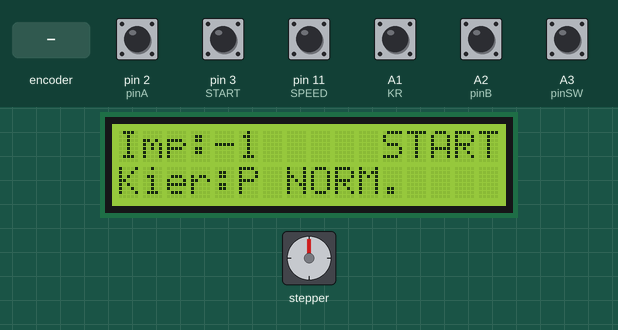
Simulated run of this sketch. Board: Arduino Uno, built with avr-gcc and run on an emulated ATmega328P. Shown: stepper motor, 16×2 character LCD. Wiring (inferred from the names in the program): stepper motor driver (200 steps per turn assumed): step pin 9; direction pin 8; enable pin 10. Inputs (shaded band) come from the test bench; at power-on: A1 (KR), A2 (pinB), A3 (pinSW), pin 2 (pinA), pin 3 (START), pin 11 (SPEED) HIGH.

Above: at 3.2 s.
3.3 s: pin 3 (START) pulled LOW for 0.15 s
At 3.37 s:
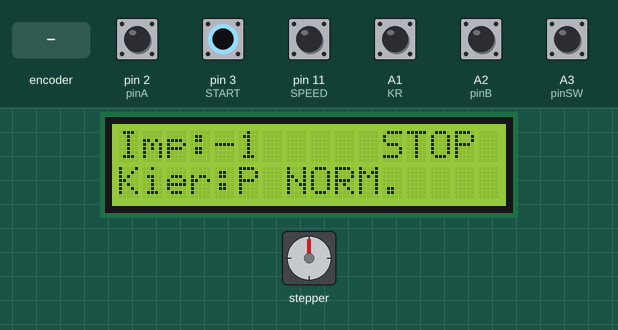
4.9 s: pin 11 (SPEED) pulled LOW for 0.15 s
At 4.97 s:
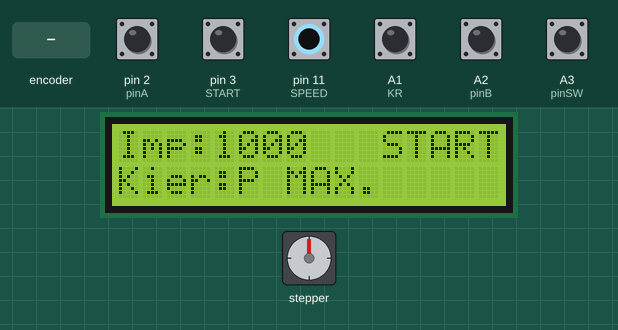
6.5 s: A1 (KR) pulled LOW for 0.15 s
At 6.57 s:
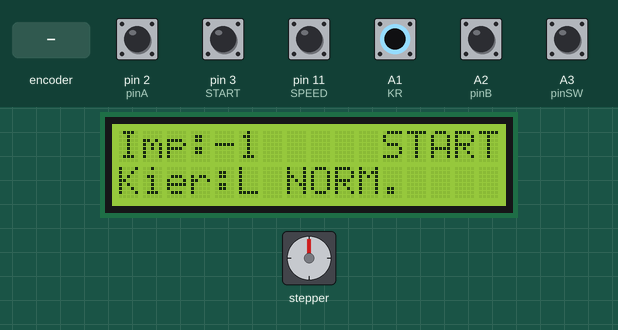
8.1 s: A3 (pinSW) pulled LOW for 0.15 s
At 8.6 s:
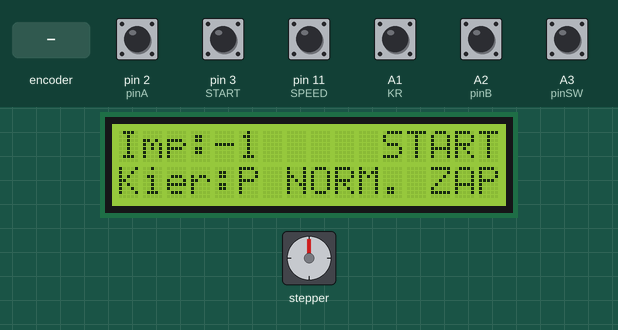
10.6 s: rotary encoder on pin 2 (pinA) / A2 (pinB) turned 3 steps (first pin leading)
At 11.5 s:
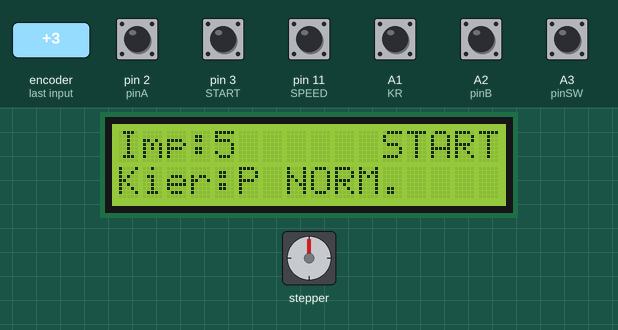
12.7 s: pin 3 (START) pulled LOW for 1 s
At 13.25 s:
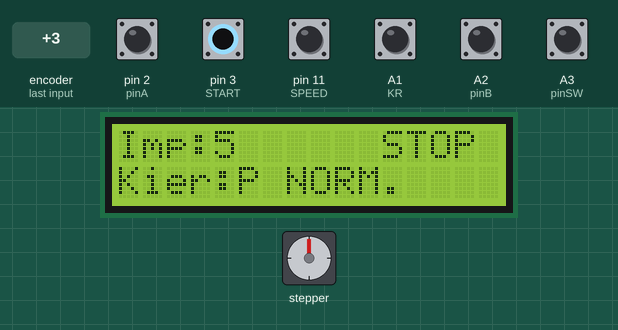
Timing chart, 0 to 15.7 s (numbered marks = the images above; inputs shaded):
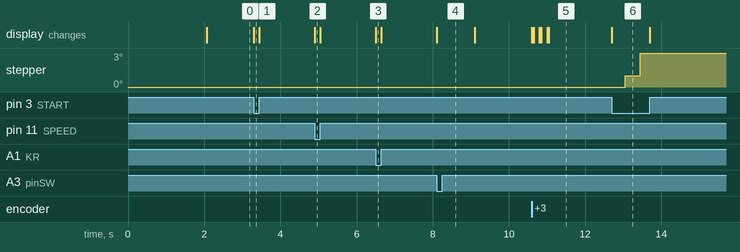

The sketch:

sterownik_prototyp.ino
```cpp
#include <LiquidCrystal.h>
#include <EEPROM.h>

// Definicja pinów wyświetlacza
#define rs 12
#define en 13
#define d4 4
#define d5 5
#define d6 6
#define d7 7

// Definicja pinów sterowania TB6600
#define KR A1 //definicja pinu zmiany kierunku ruchu
#define START 3 //definicja pinu zmiany start/stop
#define SPEED 11 //definicja pinu zmiany NORMAL/MAX W NOWEJ WRSJI A0 -----------------------

// Definicja pinów wykonawczych TB6600
#define PUL 9 //definicja pinów pulsu
#define DIR 8 //definicja kierunków ruchu
#define ENA 10 //definicja zatrzymania wału

// definicja ustawień impulsatora
#define pinA 2  // podłączenie do CLK na KY-040
#define pinB A2  //podłączenie do DT na KY-040
#define pinSW A3

// initializacja LCD
LiquidCrystal lcd(rs, en, d4, d5, d6, d7);

//Adres do zapisu w EEPROM
int address=0;
bool zapVisible;

int odczyt, odczytS, x=1, xS; // odczyt z potencjometru
int encoderPosCount;
int pinALast;
int aVal;
float vobr;
int kierunek, kierunekS;
int praca, pracaS;
int spid, spidS;
unsigned long ti, ta;
unsigned long t, tzap,czasObecnyMillis;

const int minimum=1; //dedinicja minimum szybkości (odwtotność czasu impulsu)
const int maksimum=1000; //dedinicja minimum szybkości (odwtotność czasu impulsu)
const float mnoznik=0.1398; //mnożnik do linearyzacji 0.1473

void setup() {
  // set up the LCD's number of columns and rows:
  lcd.begin(16, 2);
  // Print a message to the LCD.
  lcd.print("ElMechPlast");
  delay(2000);
  lcd.clear();
  lcd.setCursor(0, 0);
  lcd.print("Imp:");
  lcd.setCursor(0, 1);
  lcd.print("Kier:");
  pinMode (PUL, OUTPUT);
  pinMode (DIR, OUTPUT);
  pinMode (ENA, OUTPUT);
  digitalWrite(DIR,HIGH);
  digitalWrite(ENA,HIGH);
  pinMode(KR,INPUT);
  digitalWrite(KR,HIGH);
  pinMode(START,INPUT);
  digitalWrite(START,HIGH);
  pinMode(SPEED,INPUT);
  digitalWrite(SPEED,HIGH);

// odczyty przełączników
  kierunek=digitalRead(KR);
  spid = digitalRead(SPEED);
  praca=digitalRead(START);

// Wyświetlenie START/STOP
  lcd.setCursor(11, 0);
  if (praca)
  {
      digitalWrite(ENA,HIGH);
      lcd.print("START");
  }
  else
  {
      digitalWrite(ENA,LOW);
      lcd.print("STOP ");
  }
//Wyświetlanie kierunku Prawy/Lewy
  lcd.setCursor(5, 1);
  if(kierunek)
  {
      digitalWrite(DIR,HIGH);
      lcd.print("P");
  }
  else
  {
      digitalWrite(DIR,LOW);
      lcd.print("L ");
  }

 //ustalenie prędkości startowej
  encoderPosCount=EEPROMReadInt(address);
  x=encoderPosCount;
  t=((unsigned long)(1000000.00000/x));
  vobr=mnoznik*x;
  lcd.setCursor(4, 0);
  lcd.print("      ");
  lcd.setCursor(4, 0);
  lcd.print(x);

// impulsator START
   pinMode (pinA,INPUT);
   digitalWrite(pinA,HIGH);
   pinMode (pinB,INPUT);
   digitalWrite(pinB,HIGH);
   pinMode (pinSW,INPUT);
   digitalWrite(pinSW,HIGH);
   /* Read Pin A
   Whatever state it's in will reflect the last position
   */
   pinALast =digitalRead(pinA);
  zapVisible=false;
  ti=micros(); // odczyt czasu z mikrokontrolera do generowania ruchu
  tzap=millis();// odczyt czasu z mikrokontrolera do zapisu do EEPROM
 // Serial.begin(9600);
}

void loop() {
//
  czasObecnyMillis=millis();
  if((digitalRead(pinSW)==LOW)&&(czasObecnyMillis-tzap>1000)&& (spid))
  {
    tzap=millis();
    lcd.setCursor(13, 1);
    lcd.print("ZAP");

    zapVisible=true;
    EEPROMWriteInt(address, x);
  }
  if ((czasObecnyMillis-tzap>1000) && (zapVisible))
  {
    zapVisible=false;
    lcd.setCursor(13, 1);
    lcd.print("   ");
  }

 // Serial.println(czasObecnyMillis-tzap);
// odczyty przełączników
  kierunek=digitalRead(KR);
  spid = digitalRead(SPEED);
  praca=digitalRead(START);

// Praca impulsatora
  aVal = digitalRead(pinA);
  if (aVal != pinALast) // Means the knob is rotating
     // if the knob is rotating, we need to determine direction
     // We do that by reading pin B.
  {
     if (digitalRead(pinB) != aVal)   // Means pin A Changed first - We're Rotating Clockwise
     {
       if (encoderPosCount<maksimum) encoderPosCount ++;
     }
     else // Otherwise B changed first and we're moving CCW
     {
       if (encoderPosCount>minimum) encoderPosCount--;
     }
  }
  pinALast = aVal;

  odczyt = encoderPosCount;


// Generowanie i wyświetlanie prędkości oraz odczyt potencjometru
  if((spid!=spidS) || (odczyt!=odczytS))
  {
    lcd.setCursor(7, 1);
    if (spid==LOW)
    {
      lcd.print("MAX. ");
      x=maksimum;
    }
    else
    {
      lcd.print("NORM.");
      x=odczyt;
    }
    spidS=spid;
    odczytS=odczyt;
  }

// Włączanie i wyświetlanie pracy silnika
  if (pracaS!=praca)
  {
    lcd.setCursor(11, 0);
    if (praca)
    {
       digitalWrite(ENA,HIGH);
       lcd.print("START");
    }
    else
    {
      digitalWrite(ENA,LOW);
      lcd.print("STOP ");
    }
    pracaS=praca;
  }

// Obliczanie i wyświetlanie predkości obrotowej
  if (x!=xS)
  {
    t=((unsigned long)(1000000.00000/x));
    vobr=mnoznik*x;
    lcd.setCursor(4, 0);
    lcd.print("      ");
    lcd.setCursor(4, 0);
    lcd.print(x);
    xS=x;
  }

 // Generowanie i wyświetlanie kierunku ruchu
  if (kierunek!=kierunekS)
  {
      lcd.setCursor(5, 1);
      if(kierunek)
      {
        digitalWrite(DIR,HIGH);
        lcd.print("P");
      }
      else
      {
        digitalWrite(DIR,LOW);
        lcd.print("L");
      }
      kierunekS=kierunek;
  }

// realizacja ruchu
      ta=micros();
      if(ta>ti)
      {
        if (ta<=ti+t)
          digitalWrite(PUL,HIGH);
        else if((ta>ti+t)&&(ta<=ti+2*t))
          digitalWrite(PUL,LOW);
        else
          ti=micros();
      }
      else
        ti=micros();


}
void EEPROMWriteInt(int address, int value)
{
  byte two = (value & 0xFF);
  byte one = ((value >> 8) & 0xFF);

  EEPROM.update(address, two);
  EEPROM.update(address + 1, one);
}

int EEPROMReadInt(int address)
{
  long two = EEPROM.read(address);
  long one = EEPROM.read(address + 1);

  return ((two << 0) & 0xFFFFFF) + ((one << 8) & 0xFFFFFFFF);
}
```

Measured:
- after the input at 3.3 s, the display: changes at once (image 1)
- after the input at 4.9 s, the display: changes at once (image 2)
- after the input at 6.5 s, the display: changes at once (image 3)
- after the input at 8.1 s, the display: changes at once (image 4)
- after the input at 10.6 s, the display: first changes at once (image 5 shows a later state)
- after the input at 12.7 s, stepper: goes 1° 0.40 s, then 3°, starting after 0.35 s; the display: changes at once (image 6)
